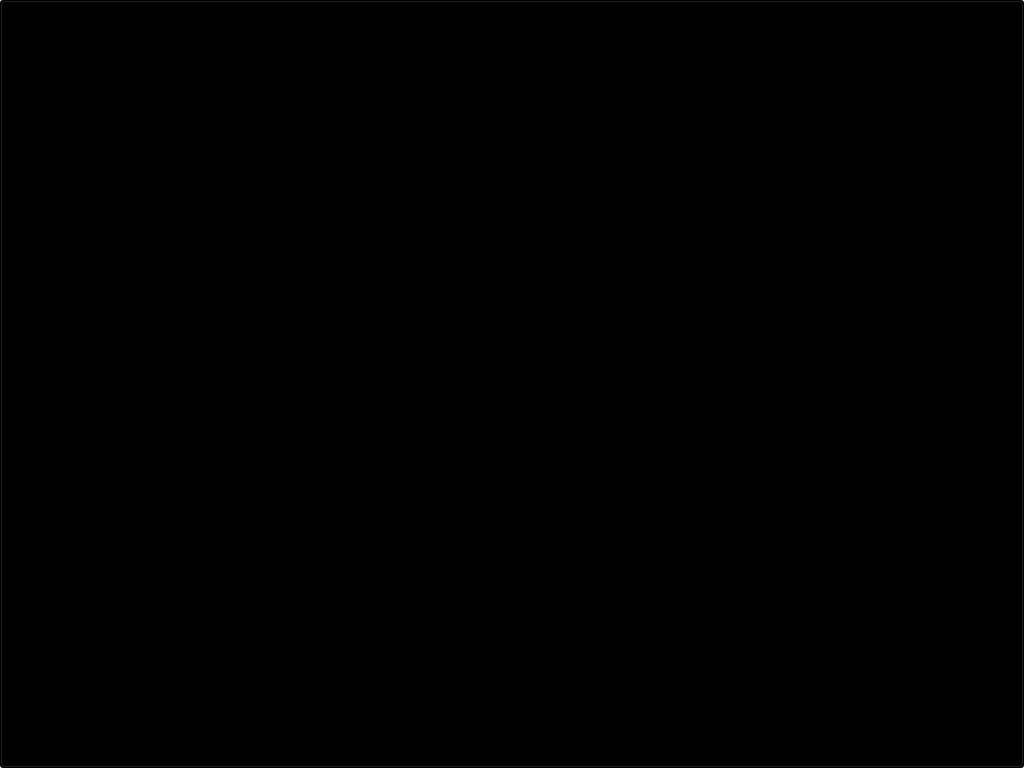
<?xml version="1.0" encoding="UTF-8"?>
<ui version="4.0">
 <class>UIPageBlackScreen</class>
 <widget class="QWidget" name="UIPageBlackScreen">
  <property name="geometry">
   <rect>
    <x>0</x>
    <y>0</y>
    <width>1024</width>
    <height>768</height>
   </rect>
  </property>
  <property name="windowTitle">
   <string>Form</string>
  </property>
  <property name="styleSheet">
   <string notr="true"/>
  </property>
  <widget class="QPushButton" name="pushButton">
   <property name="geometry">
    <rect>
     <x>0</x>
     <y>0</y>
     <width>1024</width>
     <height>768</height>
    </rect>
   </property>
   <property name="focusPolicy">
    <enum>Qt::NoFocus</enum>
   </property>
   <property name="styleSheet">
    <string notr="true">background-color: rgb(0, 0, 0);</string>
   </property>
   <property name="text">
    <string/>
   </property>
  </widget>
 </widget>
 <resources/>
 <connections/>
</ui>
